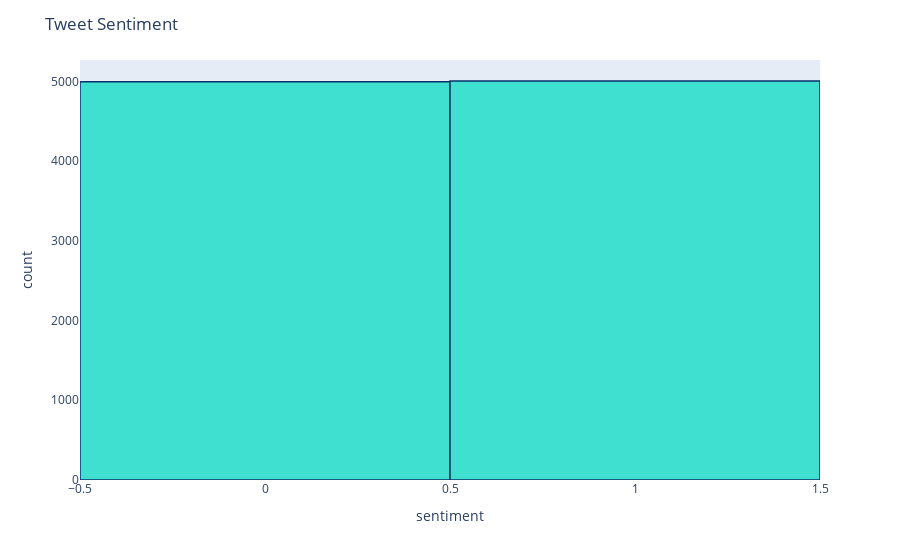

The code cell stored with this chart in its notebook:
### Code cell
############# WRITE THE CODE IN THIS CELL ####################
# Importing relevant libraries
import matplotlib.pyplot as plt
import seaborn as sns
import plotly.offline as py
import plotly.graph_objs as go
import plotly.tools as tls
import plotly.express as px

#Setting seaborn colour palette
color = sns.color_palette()

#Enabling inline plotting for matplotlib
%matplotlib inline

#initializing Plotly for offline use
py.init_notebook_mode(connected=True)

#Setting up inline plotting for matplotlib notebook
%matplotlib notebook

# Plotting a histogram for tweet sentiment using Plotly Express
fig = px.histogram(df, x="sentiment")

# Customising plot outlook
fig.update_traces(marker_color="turquoise",marker_line_color='rgb(8,48,107)', marker_line_width=1.5)
fig.update_layout(title_text='Tweet Sentiment')

#Displaying the plot
fig.show()

### Figure 1 — Plotly figure (JSON) as saved in the notebook; plotly's stock layout.template omitted (floating-point values rounded to 4 significant figures; data arrays with more than 128 entries replaced by an {"elided": "..."} marker saying what was removed)
{"data": [{"alignmentgroup": "True", "bingroup": "x", "hovertemplate": "sentiment=%{x}<br>count=%{y}<extra></extra>", "legendgroup": "", "marker": {"color": "turquoise", "line": {"color": "rgb(8,48,107)", "width": 1.5}, "pattern": {"shape": ""}}, "name": "", "offsetgroup": "", "orientation": "v", "showlegend": false, "type": "histogram", "x": {"elided": "10000 int values"}, "xaxis": "x", "yaxis": "y"}], "layout": {"barmode": "relative", "legend": {"tracegroupgap": 0}, "margin": {"t": 60}, "title": {"text": "Tweet Sentiment"}, "xaxis": {"anchor": "y", "domain": [0, 1], "title": {"text": "sentiment"}}, "yaxis": {"anchor": "x", "domain": [0, 1], "title": {"text": "count"}}}}
